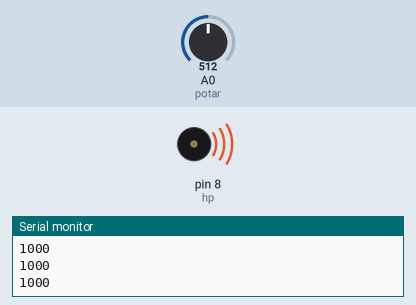
This sketch was run on a simulated Arduino Uno, built with avr-gcc and run on an emulated ATmega328P. On the bench: buzzer (waves = sounding), the last lines printed to the serial monitor. The test bench sets the inputs (shaded band); at power-on: A0 (potar) = 512.

Above: at 1.2 s.
1.3 s: A0 (potar) set to 0
At 1.8 s:
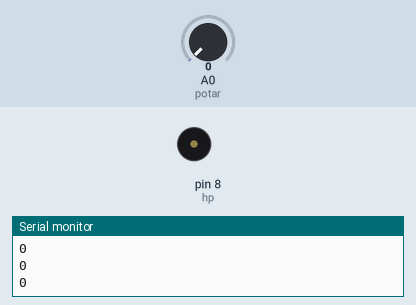
2.8 s: A0 (potar) set to 122
At 4.2 s:
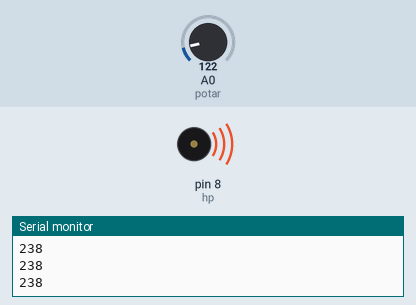
Timing chart, 0 to 5.8 s (numbered marks = the images above; inputs shaded):
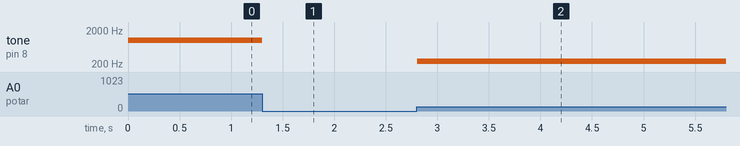

Measured:
- after the input at 1.3 s, tone on pin 8 (hp): 1000 Hz → silent at once
- after the input at 2.8 s, tone on pin 8 (hp): silent → 238 Hz at once

The sketch:

Mon_Second_Piano.ino
```cpp
int hp = 8;
int potar = A0;
unsigned int freq;
unsigned int entree;
int btA1, btA2, btA3, btA4;

void setup() {
  // put your setup code here, to run once:
  pinMode(hp, OUTPUT);
  Serial.begin(9600);

}

void loop() {
  // put your main code here, to run repeatedly:
  entree = analogRead(potar);
  freq = map(entree, 0, 1023, 0, 2000);
  Serial.println(freq);
  tone(hp, freq);
  delay(1);

}
```
